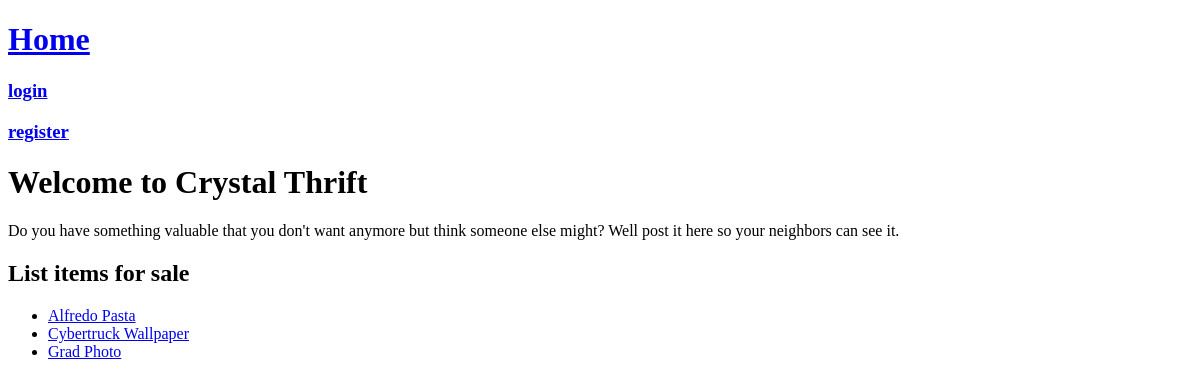
The app's page /, older data.
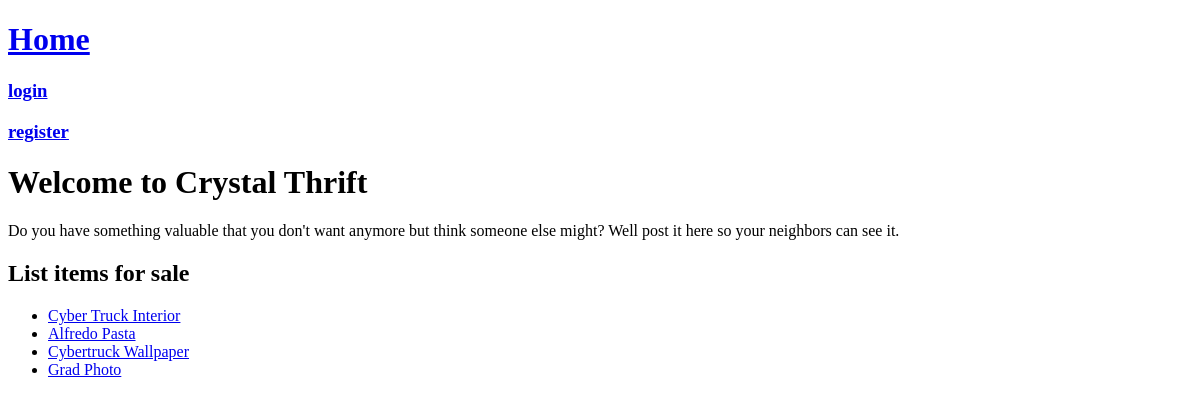
The same page, newer data.
### thrift/models.py (models this page shows, shortened)
class Item(models.Model):
    user = models.ForeignKey(User, null=True, on_delete=models.CASCADE)
    slug = models.SlugField(null=True, default=uuid.uuid4)
    title = models.CharField(null=True, max_length=128)
    description = models.TextField(null=True, max_length=512)
    condition = models.CharField(null=True, max_length=20, choices=CHOICES['condition'])
    item_type = models.CharField(null=True, max_length=20, choices=CHOICES['item-type'])
    price = models.DecimalField(null=True, max_digits=9, decimal_places=2)
    sale_status = models.CharField(null=True, max_length=20, choices=CHOICES['sale-status'], default="available")
    created = models.DateTimeField(null=True, editable=False, auto_now_add=True)
    modified = models.DateTimeField(null=True, auto_now=True)
    date_sold = models.DateTimeField(null=True, blank=True, editable=False) # a date is given when the sold switch is flicked
    def __str__(self):
        return f"{self.title}"

### crystalthrift/views.py (the view)
# urls.py: path('', home_view),
def home_view(request):
    items = Item.objects.order_by('-created').all()
    context = {"items": items}
    return render(request, "home.html", context)

### templates/home.html
{% extends "base.html" %}
{% block heading %}
<h1>Welcome to Crystal Thrift</h1>
<p>
    Do you have something valuable that you don't want anymore
    but think someone else might? Well post it here so your neighbors
    can see it.
</p>
{% endblock heading %}
{% block content %}
<h2>List items for sale</h2>
<ul>
    {% for item in items %}
    <li><a href="thrift/item-detail/{{item.slug}}/">{{item}}</a></li>
    {% endfor %}
</ul>
{% endblock content %}

### templates/base.html (shortened to what this page needs)
<!DOCTYPE html>
<html lang="en">
<head>
</head>
<body>
    <h1><a href="/">Home</a></h1>
    {% if user.is_authenticated %}
    <h3><a href="/logout">logout, {{user.username}}</a></h3>
    {% if not user.userprofile %}
    <h3><a href="/thrift/profile-create/">Make Profile</a></h3>
    {% else %}
    <h3><a href="/thrift/profile-detail/{{user.userprofile.slug}}">View Profile</a></h3>
    <h3><a href="/thrift/item-create/">Add Item</a></h3>
    {% endif %}
    {% else %}
    <h3><a href="/login">login</a></h3>
    <h3><a href="/register">register</a></h3>
    {% endif %}
    {% block heading %}
    {% endblock heading %}
    {% block content %}
    {% endblock content %}
</body>
</html>

Row changes from the older to the newer data that the page shows:
added Item: title "Cyber Truck Interior"
